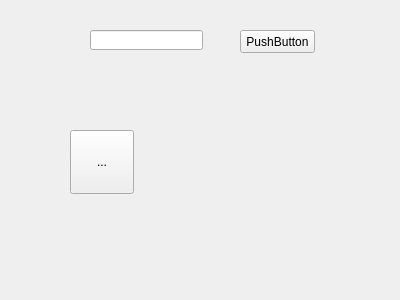
<?xml version="1.0" encoding="UTF-8"?>
<ui version="4.0">
 <class>QtSetDlg</class>
 <widget class="QWidget" name="QtSetDlg">
  <property name="geometry">
   <rect>
    <x>0</x>
    <y>0</y>
    <width>400</width>
    <height>300</height>
   </rect>
  </property>
  <property name="windowTitle">
   <string>QtSetDlg</string>
  </property>
  <widget class="QLineEdit" name="lineEdit">
   <property name="geometry">
    <rect>
     <x>90</x>
     <y>30</y>
     <width>113</width>
     <height>20</height>
    </rect>
   </property>
  </widget>
  <widget class="QPushButton" name="pushButton">
   <property name="geometry">
    <rect>
     <x>240</x>
     <y>30</y>
     <width>75</width>
     <height>23</height>
    </rect>
   </property>
   <property name="text">
    <string>PushButton</string>
   </property>
  </widget>
  <widget class="QToolButton" name="toolButton">
   <property name="geometry">
    <rect>
     <x>70</x>
     <y>130</y>
     <width>64</width>
     <height>64</height>
    </rect>
   </property>
   <property name="text">
    <string>...</string>
   </property>
   <property name="icon">
    <iconset>
     <normaloff>txcl_15i.png</normaloff>
     <normalon>txcl_15.png</normalon>txcl_15i.png</iconset>
   </property>
   <property name="iconSize">
    <size>
     <width>64</width>
     <height>64</height>
    </size>
   </property>
   <property name="checkable">
    <bool>true</bool>
   </property>
   <property name="autoExclusive">
    <bool>true</bool>
   </property>
  </widget>
 </widget>
 <layoutdefault spacing="6" margin="11"/>
 <resources/>
 <connections/>
 <slots>
  <slot>setIP()</slot>
 </slots>
</ui>
